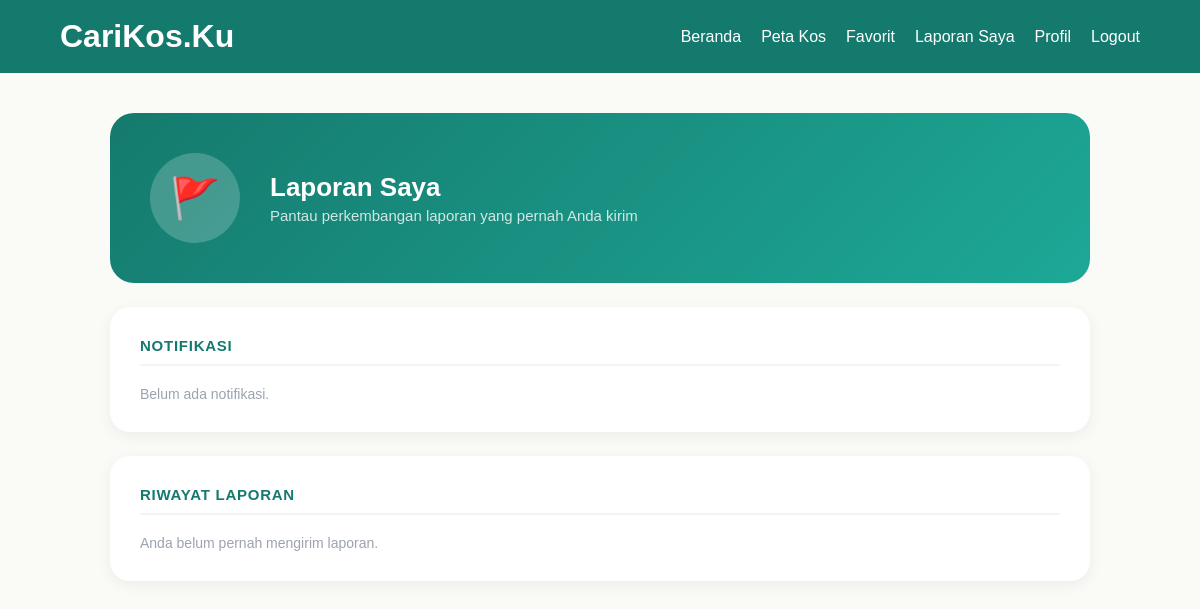
The app's page /laporan_penyewa.php (signed in), older data.
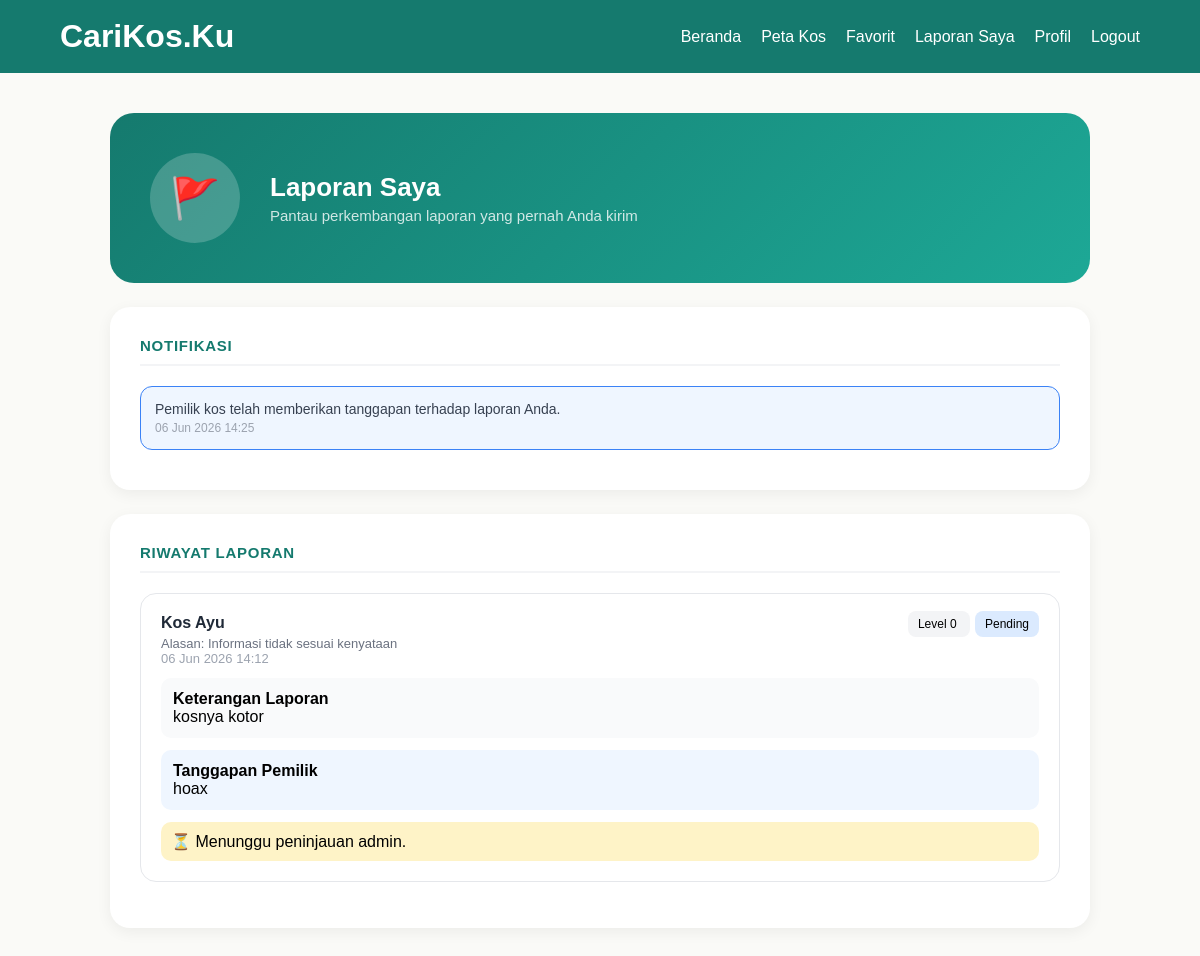
The same page, newer data.
### tables this page shows
CREATE TABLE `notifikasi` (
  `id` int(11) NOT NULL,
  `user_id` int(11) NOT NULL,
  `kos_id` int(11) DEFAULT NULL,
  `report_id` int(11) DEFAULT NULL,
  `pesan` text NOT NULL,
  `tipe` enum('peringatan','info','selesai') DEFAULT 'info',
  `is_read` tinyint(1) DEFAULT 0,
  `created_at` datetime DEFAULT current_timestamp()
);

CREATE TABLE `reports` (
  `id` int(11) NOT NULL,
  `reporter_id` int(11) NOT NULL,
  `kos_id` int(11) NOT NULL,
  `alasan` varchar(255) NOT NULL,
  `keterangan` text DEFAULT NULL,
  `status` enum('pending','ditinjau','selesai') DEFAULT 'pending',
  `created_at` datetime DEFAULT current_timestamp(),
  `level_peringatan` int(11) DEFAULT 0,
  `tanggapan_admin` text DEFAULT NULL,
  `pembelaan_pemilik` text DEFAULT NULL,
  `foto_pembelaan` varchar(255) DEFAULT NULL
);

CREATE TABLE `kos` (
  `id` int(11) NOT NULL,
  `user_id` int(11) NOT NULL,
  `nama_kos` varchar(100) NOT NULL,
  `alamat` text NOT NULL,
  `kampus_terdekat` varchar(100) DEFAULT NULL,
  `harga` int(11) NOT NULL,
  `gender` enum('putra','putri','campur') NOT NULL,
  `status` enum('tersedia','hampir_penuh','penuh') DEFAULT 'tersedia',
  `fasilitas` text DEFAULT NULL,
  `jam_malam` varchar(10) DEFAULT NULL,
  `rating` float DEFAULT 0,
  `terverifikasi` tinyint(1) DEFAULT 0,
  `Foto_KTP` varchar(255) DEFAULT NULL,
  `Dokumen_kepemilikan` varchar(255) DEFAULT NULL,
  `created_at` timestamp NOT NULL DEFAULT current_timestamp(),
  `lat` decimal(10,8) DEFAULT NULL,
  `lng` decimal(11,8) DEFAULT NULL
);

### laporan_penyewa.php (the view, shortened to what the changed rows need)
<?php
require "koneksi.php";
$user_id = $_SESSION['id'];
$query_notif = mysqli_query($conn, "
    SELECT *
    FROM notifikasi
    WHERE user_id = '$user_id'
    ORDER BY created_at DESC
    LIMIT 10
");
mysqli_query($conn, "
    UPDATE notifikasi
    SET is_read = 1
    WHERE user_id = '$user_id'
");
$query_laporan = mysqli_query($conn, "
    SELECT r.*, k.nama_kos
    FROM reports r
    JOIN kos k ON r.kos_id = k.id
    WHERE r.reporter_id = '$user_id'
    ORDER BY r.created_at DESC
");
?>
<!DOCTYPE html>
<html lang="id">
<head>
    <link rel="stylesheet" href="style.css">
</head>
<body>
<div class="navbar">
    <h1>CariKos.Ku</h1>
</div>
<div class="profil-page">
    <div class="profil-header" style="border-radius:24px; margin-bottom:24px;">
        <div class="profil-header-info">
            <h2>Laporan Saya</h2>
        </div>
    </div>
    <div class="profil-body">
        <div class="profil-card full-width">
            <h3>Notifikasi</h3>
        <?php if(mysqli_num_rows($query_notif) == 0): ?>
            <p style="color:#9CA3AF;font-size:14px;">
                Belum ada notifikasi.
            </p>
        <?php else: ?>
            <?php while($notif = mysqli_fetch_assoc($query_notif)): ?>
            <div style="
                padding:14px;
                border-radius:12px;
                margin-bottom:10px;
                background:<?= $notif['tipe']=='peringatan' ? '#FEF2F2' : ($notif['tipe']=='selesai' ? '#F0FDF4' : '#EFF6FF') ?>;
                border:1px solid <?= $notif['tipe']=='peringatan' ? '#EF4444' : ($notif['tipe']=='selesai' ? '#22C55E' : '#3B82F6') ?>;
            ">
                <p style="font-size:14px;color:#374151;margin-bottom:4px;">
                    <?= htmlspecialchars($notif['pesan']) ?>
                </p>
                <p style="font-size:12px;color:#9CA3AF;">
                    <?= date('d M Y H:i', strtotime($notif['created_at'])) ?>
                </p>
            </div>
        <?php endwhile; ?>
    <?php endif; ?>
</div>
        <div class="profil-card full-width">
            <h3>Riwayat Laporan</h3>
            <?php if(mysqli_num_rows($query_laporan) == 0): ?>
                <p style="color:#9CA3AF;font-size:14px;">
                    Anda belum pernah mengirim laporan.
                </p>
            <?php else: ?>
                <?php while($lap = mysqli_fetch_assoc($query_laporan)): ?>
                <div style="border:1px solid #E5E7EB;border-radius:16px;padding:20px;margin-bottom:16px;">
                    <div style="display:flex;justify-content:space-between;align-items:flex-start;flex-wrap:wrap;gap:10px;margin-bottom:12px;">
                        <div>
                            <p style="font-weight:600;color:#1F2937;margin-bottom:4px;">
                                <?= htmlspecialchars($lap['nama_kos']) ?>
                            </p>
                            <p style="font-size:13px;color:#6B7280;">
                                Alasan: <?= htmlspecialchars($lap['alasan']) ?>
                            </p>
                            <p style="font-size:13px;color:#9CA3AF;">
                                <?= date('d M Y H:i', strtotime($lap['created_at'])) ?>
                            </p>
                        </div>
                        <div>
                            <span style="background:#F3F4F6;padding:6px 10px;border-radius:8px;font-size:12px;margin-right:5px;">
                                Level <?= (int)$lap['level_peringatan'] ?>
                            </span>
                            <span style="background:#DBEAFE;padding:6px 10px;border-radius:8px;font-size:12px;">
                                <?= ucfirst($lap['status']) ?>
                            </span>
                        </div>
                    </div>
                    <?php if(!empty($lap['keterangan'])): ?>
                    <div style="background:#F9FAFB;padding:12px;border-radius:10px;margin-bottom:12px;">
                        <strong>Keterangan Laporan</strong>
                        <p>
                            <?= nl2br(htmlspecialchars($lap['keterangan'])) ?>
                        </p>
                    </div>
                    <?php endif; ?>
                    <?php if(!empty($lap['pembelaan_pemilik'])): ?>
                    <div style="background:#EFF6FF;padding:12px;border-radius:10px;margin-bottom:12px;">
                        <strong>Tanggapan Pemilik</strong>
                        <p>
                            <?= nl2br(htmlspecialchars($lap['pembelaan_pemilik'])) ?>
                        </p>
                    </div>
                    <?php endif; ?>
                    <?php if($lap['status'] == 'pending'): ?>
                        <div style="background:#FEF3C7;padding:10px;border-radius:10px;">
                            ⏳ Menunggu peninjauan admin.
                        </div>
                    <?php elseif($lap['status'] == 'ditinjau'): ?>
                        <div style="background:#DBEAFE;padding:10px;border-radius:10px;">
                            🔎 Sedang ditinjau admin.
                        </div>
                    <?php else: ?>
                        <div style="background:#DCFCE7;padding:10px;border-radius:10px;">
                            ✅ Laporan telah selesai diproses.
                        </div>
                    <?php endif; ?>
                </div>
                <?php endwhile; ?>
            <?php endif; ?>
        </div>
    </div>
</div>
</body>
</html>

Row changes from the older to the newer data that the page shows:
added notifikasi: pesan "Pemilik kos telah memberikan tanggapan terhadap laporan Anda.", created_at "06 Jun 2026 14:25"
added reports: kos.nama_kos "Kos Ayu", alasan "Informasi tidak sesuai kenyataan", created_at "06 Jun 2026 14:12", level_peringatan "0", status "Pending", keterangan "kosnya kotor", pembelaan_pemilik "hoax", shows "⏳ Menunggu peninjauan admin."
Text that changed along with them:
text no longer shown: "Belum ada notifikasi. Anda belum pernah mengirim laporan."
